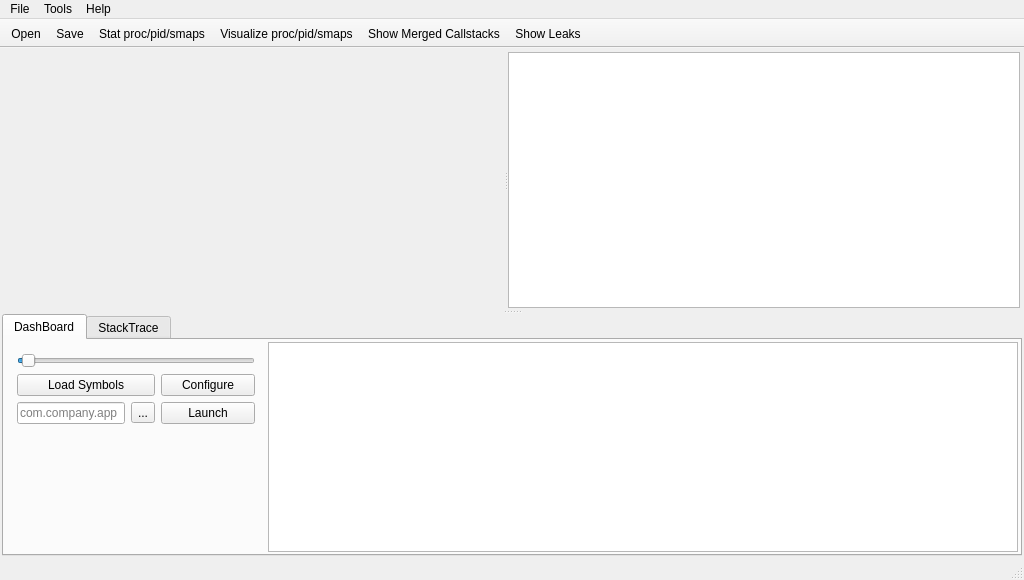
<?xml version="1.0" encoding="UTF-8"?>
<ui version="4.0">
 <class>MainWindow</class>
 <widget class="QMainWindow" name="MainWindow">
  <property name="geometry">
   <rect>
    <x>0</x>
    <y>0</y>
    <width>1024</width>
    <height>580</height>
   </rect>
  </property>
  <property name="minimumSize">
   <size>
    <width>1024</width>
    <height>580</height>
   </size>
  </property>
  <property name="windowTitle">
   <string>LoliProfiler</string>
  </property>
  <widget class="QWidget" name="centralWidget">
   <layout class="QVBoxLayout" name="verticalLayout_2">
    <property name="spacing">
     <number>2</number>
    </property>
    <property name="leftMargin">
     <number>2</number>
    </property>
    <property name="topMargin">
     <number>2</number>
    </property>
    <property name="rightMargin">
     <number>2</number>
    </property>
    <property name="bottomMargin">
     <number>2</number>
    </property>
    <item>
     <widget class="QSplitter" name="main_splitter">
      <property name="orientation">
       <enum>Qt::Vertical</enum>
      </property>
      <property name="childrenCollapsible">
       <bool>false</bool>
      </property>
      <widget class="QWidget" name="upperWidget" native="true">
       <property name="sizePolicy">
        <sizepolicy hsizetype="Preferred" vsizetype="Preferred">
         <horstretch>0</horstretch>
         <verstretch>0</verstretch>
        </sizepolicy>
       </property>
       <property name="minimumSize">
        <size>
         <width>0</width>
         <height>260</height>
        </size>
       </property>
       <layout class="QVBoxLayout" name="verticalLayout">
        <property name="spacing">
         <number>2</number>
        </property>
        <property name="leftMargin">
         <number>2</number>
        </property>
        <property name="topMargin">
         <number>2</number>
        </property>
        <property name="rightMargin">
         <number>2</number>
        </property>
        <property name="bottomMargin">
         <number>2</number>
        </property>
        <item>
         <widget class="QSplitter" name="upper_splitter">
          <property name="orientation">
           <enum>Qt::Horizontal</enum>
          </property>
          <property name="childrenCollapsible">
           <bool>false</bool>
          </property>
          <widget class="QWidget" name="chartWidget" native="true">
           <property name="minimumSize">
            <size>
             <width>500</width>
             <height>0</height>
            </size>
           </property>
           <layout class="QVBoxLayout" name="verticalLayout_6">
            <property name="spacing">
             <number>2</number>
            </property>
            <property name="leftMargin">
             <number>2</number>
            </property>
            <property name="topMargin">
             <number>2</number>
            </property>
            <property name="rightMargin">
             <number>2</number>
            </property>
            <property name="bottomMargin">
             <number>2</number>
            </property>
           </layout>
          </widget>
          <widget class="CustomGraphicsView" name="screenshotGraphicsView">
           <property name="sizePolicy">
            <sizepolicy hsizetype="Minimum" vsizetype="Expanding">
             <horstretch>0</horstretch>
             <verstretch>0</verstretch>
            </sizepolicy>
           </property>
           <property name="minimumSize">
            <size>
             <width>300</width>
             <height>100</height>
            </size>
           </property>
           <property name="toolTip">
            <string>Screenshots</string>
           </property>
          </widget>
         </widget>
        </item>
       </layout>
      </widget>
      <widget class="QTabWidget" name="tabWidget">
       <property name="sizePolicy">
        <sizepolicy hsizetype="Expanding" vsizetype="MinimumExpanding">
         <horstretch>0</horstretch>
         <verstretch>0</verstretch>
        </sizepolicy>
       </property>
       <property name="minimumSize">
        <size>
         <width>0</width>
         <height>220</height>
        </size>
       </property>
       <property name="currentIndex">
        <number>0</number>
       </property>
       <widget class="QWidget" name="dashBoard">
        <attribute name="title">
         <string>DashBoard</string>
        </attribute>
        <layout class="QHBoxLayout" name="horizontalLayout_3">
         <property name="spacing">
          <number>2</number>
         </property>
         <property name="leftMargin">
          <number>2</number>
         </property>
         <property name="topMargin">
          <number>2</number>
         </property>
         <property name="rightMargin">
          <number>2</number>
         </property>
         <property name="bottomMargin">
          <number>2</number>
         </property>
         <item>
          <widget class="QWidget" name="widget" native="true">
           <property name="sizePolicy">
            <sizepolicy hsizetype="Minimum" vsizetype="Preferred">
             <horstretch>0</horstretch>
             <verstretch>0</verstretch>
            </sizepolicy>
           </property>
           <property name="minimumSize">
            <size>
             <width>260</width>
             <height>100</height>
            </size>
           </property>
           <property name="maximumSize">
            <size>
             <width>16777215</width>
             <height>16777215</height>
            </size>
           </property>
           <layout class="QGridLayout" name="gridLayout">
            <item row="1" column="0" colspan="2">
             <widget class="QPushButton" name="symbloPushButton">
              <property name="toolTip">
               <string>Load symbols after capture is done</string>
              </property>
              <property name="text">
               <string>Load Symbols</string>
              </property>
             </widget>
            </item>
            <item row="2" column="1">
             <widget class="QToolButton" name="selectAppToolButton">
              <property name="toolTip">
               <string>Select Target Application</string>
              </property>
              <property name="text">
               <string>...</string>
              </property>
              <property name="popupMode">
               <enum>QToolButton::DelayedPopup</enum>
              </property>
              <property name="autoRaise">
               <bool>false</bool>
              </property>
              <property name="arrowType">
               <enum>Qt::NoArrow</enum>
              </property>
             </widget>
            </item>
            <item row="1" column="2">
             <widget class="QPushButton" name="configPushButton">
              <property name="toolTip">
               <string>Configure injecting behaviour</string>
              </property>
              <property name="text">
               <string>Configure</string>
              </property>
             </widget>
            </item>
            <item row="3" column="0">
             <widget class="QWidget" name="widget_2" native="true">
              <property name="sizePolicy">
               <sizepolicy hsizetype="Minimum" vsizetype="Expanding">
                <horstretch>0</horstretch>
                <verstretch>0</verstretch>
               </sizepolicy>
              </property>
             </widget>
            </item>
            <item row="2" column="2">
             <widget class="QPushButton" name="launchPushButton">
              <property name="text">
               <string>Launch</string>
              </property>
             </widget>
            </item>
            <item row="0" column="0" colspan="3">
             <widget class="QSlider" name="chartScaleHSlider">
              <property name="sizePolicy">
               <sizepolicy hsizetype="Minimum" vsizetype="Fixed">
                <horstretch>0</horstretch>
                <verstretch>0</verstretch>
               </sizepolicy>
              </property>
              <property name="toolTip">
               <string>Shift+MouseWheel</string>
              </property>
              <property name="minimum">
               <number>1</number>
              </property>
              <property name="maximum">
               <number>500</number>
              </property>
              <property name="value">
               <number>10</number>
              </property>
              <property name="orientation">
               <enum>Qt::Horizontal</enum>
              </property>
             </widget>
            </item>
            <item row="2" column="0">
             <widget class="QLineEdit" name="appNameLineEdit">
              <property name="sizePolicy">
               <sizepolicy hsizetype="Minimum" vsizetype="Fixed">
                <horstretch>0</horstretch>
                <verstretch>0</verstretch>
               </sizepolicy>
              </property>
              <property name="placeholderText">
               <string>com.company.app</string>
              </property>
             </widget>
            </item>
           </layout>
          </widget>
         </item>
         <item>
          <widget class="QConsoleWidget" name="consoleWidget">
           <property name="font">
            <font>
             <family>Consolas</family>
             <pointsize>9</pointsize>
            </font>
           </property>
          </widget>
         </item>
        </layout>
       </widget>
       <widget class="QWidget" name="stackTrace">
        <attribute name="title">
         <string>StackTrace</string>
        </attribute>
        <layout class="QVBoxLayout" name="verticalLayout_5">
         <property name="spacing">
          <number>2</number>
         </property>
         <property name="leftMargin">
          <number>2</number>
         </property>
         <property name="topMargin">
          <number>2</number>
         </property>
         <property name="rightMargin">
          <number>2</number>
         </property>
         <property name="bottomMargin">
          <number>2</number>
         </property>
         <item>
          <widget class="QSplitter" name="lower_splitter">
           <property name="orientation">
            <enum>Qt::Horizontal</enum>
           </property>
           <property name="childrenCollapsible">
            <bool>false</bool>
           </property>
           <widget class="QWidget" name="verticalWidget" native="true">
            <property name="sizePolicy">
             <sizepolicy hsizetype="Preferred" vsizetype="Preferred">
              <horstretch>1</horstretch>
              <verstretch>0</verstretch>
             </sizepolicy>
            </property>
            <layout class="QVBoxLayout" name="verticalLayout_3">
             <property name="spacing">
              <number>2</number>
             </property>
             <property name="leftMargin">
              <number>0</number>
             </property>
             <property name="topMargin">
              <number>0</number>
             </property>
             <property name="rightMargin">
              <number>0</number>
             </property>
             <property name="bottomMargin">
              <number>0</number>
             </property>
             <item>
              <widget class="QTableView" name="stackTableView">
               <property name="sizePolicy">
                <sizepolicy hsizetype="Expanding" vsizetype="Preferred">
                 <horstretch>1</horstretch>
                 <verstretch>0</verstretch>
                </sizepolicy>
               </property>
               <property name="contextMenuPolicy">
                <enum>Qt::CustomContextMenu</enum>
               </property>
               <property name="verticalScrollBarPolicy">
                <enum>Qt::ScrollBarAlwaysOn</enum>
               </property>
               <property name="editTriggers">
                <set>QAbstractItemView::NoEditTriggers</set>
               </property>
               <property name="selectionMode">
                <enum>QAbstractItemView::SingleSelection</enum>
               </property>
               <property name="selectionBehavior">
                <enum>QAbstractItemView::SelectRows</enum>
               </property>
               <property name="horizontalScrollMode">
                <enum>QAbstractItemView::ScrollPerPixel</enum>
               </property>
               <property name="sortingEnabled">
                <bool>true</bool>
               </property>
               <property name="wordWrap">
                <bool>false</bool>
               </property>
               <attribute name="verticalHeaderVisible">
                <bool>false</bool>
               </attribute>
              </widget>
             </item>
             <item>
              <widget class="QWidget" name="horizontalWidget" native="true">
               <property name="sizePolicy">
                <sizepolicy hsizetype="Fixed" vsizetype="Fixed">
                 <horstretch>0</horstretch>
                 <verstretch>0</verstretch>
                </sizepolicy>
               </property>
               <property name="minimumSize">
                <size>
                 <width>450</width>
                 <height>25</height>
                </size>
               </property>
               <layout class="QHBoxLayout" name="horizontalLayout">
                <property name="spacing">
                 <number>5</number>
                </property>
                <property name="leftMargin">
                 <number>0</number>
                </property>
                <property name="topMargin">
                 <number>0</number>
                </property>
                <property name="rightMargin">
                 <number>0</number>
                </property>
                <property name="bottomMargin">
                 <number>0</number>
                </property>
                <item>
                 <widget class="QComboBox" name="memSizeComboBox">
                  <property name="sizePolicy">
                   <sizepolicy hsizetype="Minimum" vsizetype="Fixed">
                    <horstretch>0</horstretch>
                    <verstretch>0</verstretch>
                   </sizepolicy>
                  </property>
                  <property name="toolTip">
                   <string>Filter By Size (1KiB, 1024KiB)</string>
                  </property>
                  <property name="currentText">
                   <string>All Sizes</string>
                  </property>
                  <item>
                   <property name="text">
                    <string>All Sizes</string>
                   </property>
                  </item>
                  <item>
                   <property name="text">
                    <string>Large</string>
                   </property>
                  </item>
                  <item>
                   <property name="text">
                    <string>Medium</string>
                   </property>
                  </item>
                  <item>
                   <property name="text">
                    <string>Small</string>
                   </property>
                  </item>
                 </widget>
                </item>
                <item>
                 <widget class="QComboBox" name="allocComboBox">
                  <item>
                   <property name="text">
                    <string>All Allocations</string>
                   </property>
                  </item>
                  <item>
                   <property name="text">
                    <string>Persistent</string>
                   </property>
                  </item>
                 </widget>
                </item>
                <item>
                 <widget class="QComboBox" name="libraryComboBox">
                  <property name="sizePolicy">
                   <sizepolicy hsizetype="Minimum" vsizetype="Fixed">
                    <horstretch>0</horstretch>
                    <verstretch>0</verstretch>
                   </sizepolicy>
                  </property>
                  <item>
                   <property name="text">
                    <string>All Libraries</string>
                   </property>
                  </item>
                 </widget>
                </item>
                <item>
                 <widget class="QLineEdit" name="recordCountLineEdit">
                  <property name="sizePolicy">
                   <sizepolicy hsizetype="Minimum" vsizetype="Fixed">
                    <horstretch>0</horstretch>
                    <verstretch>0</verstretch>
                   </sizepolicy>
                  </property>
                  <property name="minimumSize">
                   <size>
                    <width>80</width>
                    <height>0</height>
                   </size>
                  </property>
                  <property name="toolTip">
                   <string>Record Count</string>
                  </property>
                  <property name="readOnly">
                   <bool>true</bool>
                  </property>
                  <property name="placeholderText">
                   <string>Record Count</string>
                  </property>
                 </widget>
                </item>
               </layout>
              </widget>
             </item>
            </layout>
           </widget>
           <widget class="QWidget" name="rightVerticalWidget" native="true">
            <layout class="QVBoxLayout" name="verticalLayout_4">
             <property name="spacing">
              <number>2</number>
             </property>
             <property name="leftMargin">
              <number>0</number>
             </property>
             <property name="topMargin">
              <number>0</number>
             </property>
             <property name="rightMargin">
              <number>0</number>
             </property>
             <property name="bottomMargin">
              <number>0</number>
             </property>
             <item>
              <widget class="QTableView" name="callStackTableView">
               <property name="sizePolicy">
                <sizepolicy hsizetype="Minimum" vsizetype="Preferred">
                 <horstretch>0</horstretch>
                 <verstretch>0</verstretch>
                </sizepolicy>
               </property>
               <property name="minimumSize">
                <size>
                 <width>400</width>
                 <height>0</height>
                </size>
               </property>
               <property name="baseSize">
                <size>
                 <width>0</width>
                 <height>0</height>
                </size>
               </property>
               <property name="contextMenuPolicy">
                <enum>Qt::CustomContextMenu</enum>
               </property>
               <property name="verticalScrollBarPolicy">
                <enum>Qt::ScrollBarAlwaysOn</enum>
               </property>
               <property name="horizontalScrollMode">
                <enum>QAbstractItemView::ScrollPerPixel</enum>
               </property>
               <property name="wordWrap">
                <bool>false</bool>
               </property>
               <property name="cornerButtonEnabled">
                <bool>false</bool>
               </property>
              </widget>
             </item>
            </layout>
           </widget>
          </widget>
         </item>
        </layout>
       </widget>
      </widget>
     </widget>
    </item>
   </layout>
  </widget>
  <widget class="QMenuBar" name="menuBar">
   <property name="geometry">
    <rect>
     <x>0</x>
     <y>0</y>
     <width>1024</width>
     <height>22</height>
    </rect>
   </property>
   <widget class="QMenu" name="menuFile">
    <property name="title">
     <string>File</string>
    </property>
    <widget class="QMenu" name="menuExport">
     <property name="title">
      <string>Export</string>
     </property>
     <addaction name="actionExport_To_Text"/>
    </widget>
    <addaction name="actionOpen"/>
    <addaction name="separator"/>
    <addaction name="actionSave"/>
    <addaction name="menuExport"/>
    <addaction name="separator"/>
    <addaction name="actionExit"/>
   </widget>
   <widget class="QMenu" name="menuHelp">
    <property name="title">
     <string>Help</string>
    </property>
    <addaction name="actionAbout"/>
   </widget>
   <widget class="QMenu" name="menuTools">
    <property name="title">
     <string>Tools</string>
    </property>
    <addaction name="actionStat_SMaps"/>
    <addaction name="actionVisualize_SMaps"/>
    <addaction name="actionShow_Merged_Callstacks"/>
    <addaction name="actionShow_Leaks"/>
   </widget>
   <addaction name="menuFile"/>
   <addaction name="menuTools"/>
   <addaction name="menuHelp"/>
  </widget>
  <widget class="QStatusBar" name="statusBar"/>
  <widget class="QToolBar" name="toolBar">
   <property name="windowTitle">
    <string>toolBar</string>
   </property>
   <property name="movable">
    <bool>false</bool>
   </property>
   <property name="orientation">
    <enum>Qt::Horizontal</enum>
   </property>
   <property name="iconSize">
    <size>
     <width>20</width>
     <height>20</height>
    </size>
   </property>
   <property name="floatable">
    <bool>false</bool>
   </property>
   <attribute name="toolBarArea">
    <enum>TopToolBarArea</enum>
   </attribute>
   <attribute name="toolBarBreak">
    <bool>false</bool>
   </attribute>
   <addaction name="actionOpen"/>
   <addaction name="actionSave"/>
   <addaction name="actionStat_SMaps"/>
   <addaction name="actionVisualize_SMaps"/>
   <addaction name="actionShow_Merged_Callstacks"/>
   <addaction name="actionShow_Leaks"/>
  </widget>
  <action name="actionOpen">
   <property name="icon">
    <iconset resource="res/icon.qrc">
     <normaloff>:/toolbutton/btn_open.png</normaloff>:/toolbutton/btn_open.png</iconset>
   </property>
   <property name="text">
    <string>Open</string>
   </property>
   <property name="shortcut">
    <string>Ctrl+O</string>
   </property>
  </action>
  <action name="actionSave">
   <property name="icon">
    <iconset resource="res/icon.qrc">
     <normaloff>:/toolbutton/btn_save.png</normaloff>:/toolbutton/btn_save.png</iconset>
   </property>
   <property name="text">
    <string>Save</string>
   </property>
   <property name="shortcut">
    <string>Ctrl+S</string>
   </property>
  </action>
  <action name="actionExit">
   <property name="text">
    <string>Exit</string>
   </property>
   <property name="shortcut">
    <string>Ctrl+Q</string>
   </property>
  </action>
  <action name="actionAbout">
   <property name="text">
    <string>About</string>
   </property>
  </action>
  <action name="actionStat_SMaps">
   <property name="icon">
    <iconset resource="res/icon.qrc">
     <normaloff>:/toolbutton/btn_stat.png</normaloff>:/toolbutton/btn_stat.png</iconset>
   </property>
   <property name="text">
    <string>Stat proc/pid/smaps</string>
   </property>
  </action>
  <action name="actionVisualize_SMaps">
   <property name="icon">
    <iconset resource="res/icon.qrc">
     <normaloff>:/toolbutton/btn_visualize.png</normaloff>:/toolbutton/btn_visualize.png</iconset>
   </property>
   <property name="text">
    <string>Visualize proc/pid/smaps</string>
   </property>
  </action>
  <action name="actionShow_Merged_Callstacks">
   <property name="icon">
    <iconset resource="res/icon.qrc">
     <normaloff>:/toolbutton/btn_callstacks.png</normaloff>:/toolbutton/btn_callstacks.png</iconset>
   </property>
   <property name="text">
    <string>Show Merged Callstacks</string>
   </property>
  </action>
  <action name="actionExport_To_Text">
   <property name="text">
    <string>Callstacks To Text</string>
   </property>
  </action>
  <action name="actionShow_Leaks">
   <property name="icon">
    <iconset resource="res/icon.qrc">
     <normaloff>:/toolbutton/btn_treemap.png</normaloff>:/toolbutton/btn_treemap.png</iconset>
   </property>
   <property name="text">
    <string>Show Leaks</string>
   </property>
   <property name="toolTip">
    <string>Show Possible Memory Leaks</string>
   </property>
  </action>
 </widget>
 <layoutdefault spacing="6" margin="11"/>
 <customwidgets>
  <customwidget>
   <class>CustomGraphicsView</class>
   <extends>QGraphicsView</extends>
   <header>customgraphicsview.h</header>
  </customwidget>
  <customwidget>
   <class>QConsoleWidget</class>
   <extends>QPlainTextEdit</extends>
   <header>QConsoleWidget.h</header>
  </customwidget>
 </customwidgets>
 <resources>
  <include location="res/icon.qrc"/>
 </resources>
 <connections/>
</ui>
